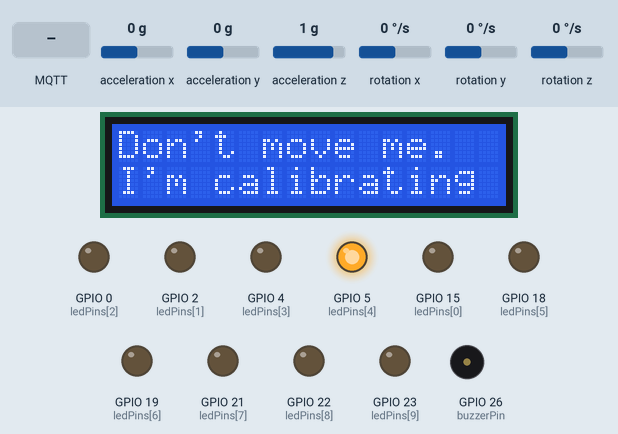
This sketch was run on a simulated ESP32. Parts: 16×2 character LCD, output pins drawn as LEDs (lit = HIGH), buzzer (waves = sounding, pin HIGH). The test bench sets the inputs (shaded band); at power-on: acceleration y 0 g, acceleration x 0 g, acceleration z 1 g, rotation x 0 °/s, rotation y 0 °/s, rotation z 0 °/s. WiFi joins after 1.5 s; servers stay silent unless stated; no MQTT or app messages arrive unless stated; what the sketch prints to the serial monitor is not drawn.

Above: at 5.8 s.
5.9 s: MQTT message "feedval" arrives on the first subscribed topic
At 7.1 s:
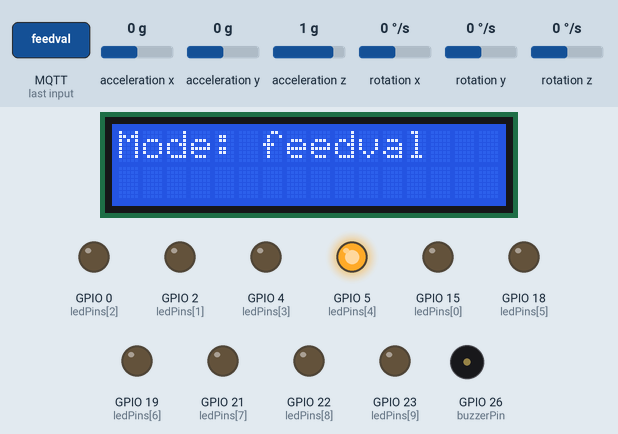
8.9 s: MQTT message "angle" arrives on the first subscribed topic
At 10.4 s:
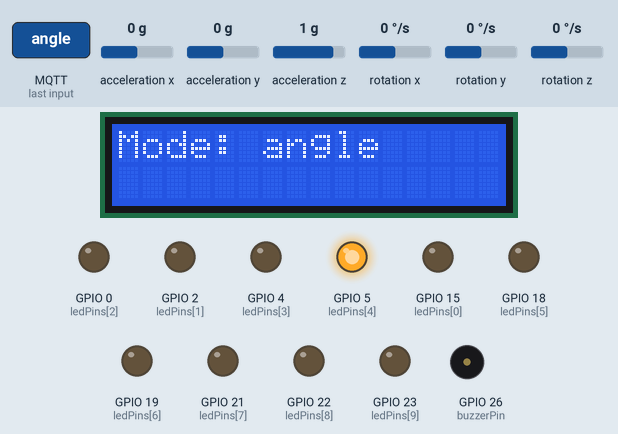
10.7 s: MQTT message "cintv" arrives on the first subscribed topic
At 11.3 s:
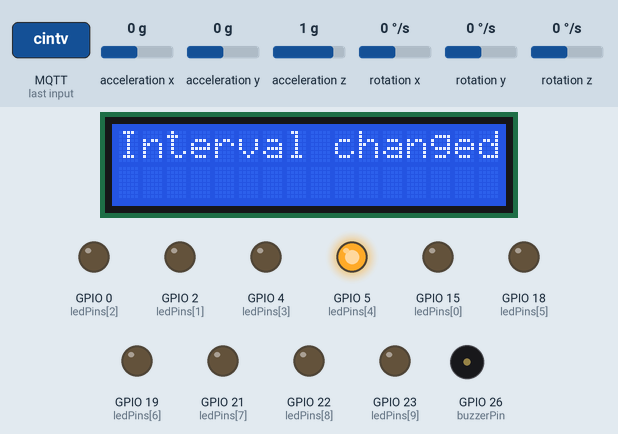
12.2 s: acceleration y set to -0.8 g
At 12.7 s:
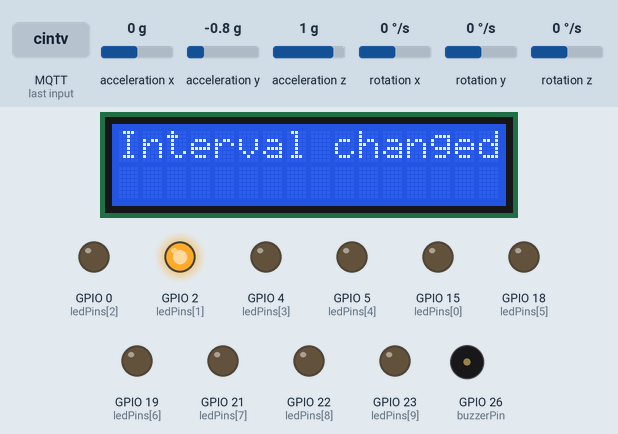
13.8 s: MQTT message "findx" arrives on the first subscribed topic
At 14.19 s:
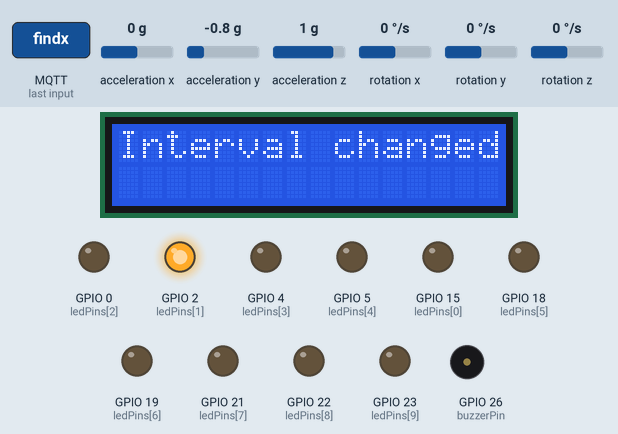
16.5 s: acceleration y set to -1.4 g
At 18.4 s:
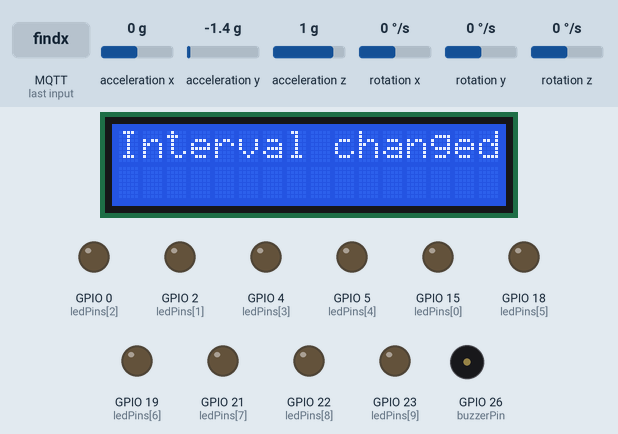
Timing chart, 0 to 19.9 s (numbered marks = the images above; inputs shaded):
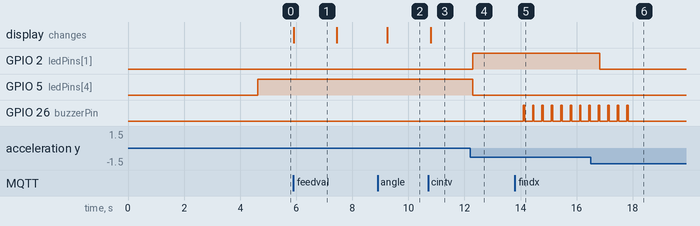

The sketch:

cs2600final.ino
```cpp
//I2C logic thanks to freenove, ...
#include "WiFi.h"
#include "PubSubClient.h"
#include <Wire.h>
#include <LiquidCrystal_I2C.h>
#include <MPU6050_tockn.h>
#include "digitalbalance.h"
#include <stdlib.h>


//PINS Generic
byte ledPins[] = {15, 2, 0, 4, 5, 18, 19, 21, 22, 23};
int buzzerPin = 26;

//LED Bar variables
int numLeds;
int currLedPos = 5;
int lastLedPos = 0;

//PINS I2C
#define SDA 13
#define SCL 14

//Wifi Login settings
const char* SSID = "*********";
const char* PASSWORD = "**********";

//MQTT Broker Connection settings
const char* mqtt_server = "192.168.1.128";
const int mqtt_port = 1883;

//Connection variables
WiFiClient wifiClient;
PubSubClient client(wifiClient);

//Accelerometer variables
MPU6050 mpu6050(Wire);
float ax,ay,az; //Acceleration values
float gx,gy,gz; //Gyro values
long timeSinceUpdate = 0; //Check values for update
int accDelayInterval = 250; //in ms
int calX = -3.62;
int calY = 1.15;
int calZ = 0.02;

//LCD variables
LiquidCrystal_I2C lcd(0x27,16,2);

//Digibalance mode
int digiBalMode = 0;

void setup()
{
  //Start serial connection
  Serial.begin(115200);
  Wire.begin(SDA, SCL); //Initialize i2c
  mpu6050.begin();      //Initialize accelerometer


  //LCD setup
  lcd.init();
  lcd.backlight();
  lcd.createChar(0, emptyBar);
  lcd.createChar(1, filledBar);
  lcd.setCursor(0,0);
  lcd.print("Don't move me.");
  lcd.setCursor(0,1);
  lcd.print("I'm calibrating");

  //Calibrate accelerometer
  mpu6050.calcGyroOffsets(true);
  mpu6050.setGyroOffsets(calX, calY, calZ); //Calibration

  //Pin states
  numLeds = sizeof(ledPins);
  for (int i=0; i<numLeds; i++)
  {
    pinMode(ledPins[i], OUTPUT);
  }
  pinMode(buzzerPin,OUTPUT);

  SetupWifi();
  client.setServer(mqtt_server, mqtt_port);
  client.setCallback(callback);

}

void loop()
{
  if (millis() - timeSinceUpdate > accDelayInterval)
  {
    mpu6050.update();
    ay=mpu6050.getAccY();
    ax=mpu6050.getAccX();
    SetLedBar(ledPins, ay, &currLedPos, &lastLedPos);
    SetLCD(lcd, ax, ay);

    timeSinceUpdate = millis();
  }

  if (digiBalMode == e_feedval)
  {
    int tempax = 90 * ax; //Truncate decimal
    int tempay = 90 * ay;
    char varOut[5];
    dtostrf(tempax, 2, 1, varOut);
    client.publish("digiBalance/feed", varOut);
    dtostrf(tempay, 2, 1, varOut);
    client.publish("digiBalance/feed", varOut);
    delay(accDelayInterval);
  }

  if (!client.connected())
  {
    reconnect();
  }
  client.loop();
}

void SetupWifi()
{
  delay(10);
  Serial.print("\nConnecting to : ");
  Serial.println(SSID);
  //Attempt to start Wifi connetion
  WiFi.begin(SSID, PASSWORD);

  while (WiFi.status() != WL_CONNECTED)
  {
    delay(500);
    Serial.print(".");
  }

  Serial.println("\nWifi connected!");
  Serial.println("IP address: ");
  Serial.println(WiFi.localIP());
}

void callback(char* topic, byte* message, unsigned int length)
{
  Serial.print("Message arrived from topic: ");
  Serial.print(topic);
  Serial.print(". Message: ");
  String messageBuffer;

  //Iterate through pointer storing into buffer
  for (int i=0; i < length; i++)
  {
    Serial.print((char)message[i]);
    messageBuffer += (char)message[i];
  }
  Serial.println();

  //Check for messages from Led_Signal
  if (String(topic) == "digiBalance/setMode")
  {
    Serial.print("Mode is now set to ");
    if (messageBuffer == "angle")
    {
      Serial.println("angle.");
      client.publish("digiBalance/output", "Set to mode: angle");
      digiBalMode = e_angle;
      lcd.clear();
      lcd.setCursor(0,0);
      lcd.print("Mode: angle");
      delay(1500);
    }
    else if (messageBuffer == "rawval")
    {
      //Unimplemented
      Serial.println("rawval.");
      digiBalMode = e_rawval;
    }
    else if (messageBuffer == "feedval")
    {
      Serial.println("feedval");
      digiBalMode = e_feedval;
      lcd.clear();
      lcd.setCursor(0,0);
      lcd.print("Mode: feedval");
      delay(1500);
      lcd.clear();
      lcd.setCursor(0,0);
      lcd.print("Expect");
      lcd.setCursor(0,1);
      lcd.print("screen lag");
      delay(1500);
    }

    //Split command into parts
    String arguments = "";
    arguments = arguments + messageBuffer;
    arguments.remove(0,5);//remove find from search
    messageBuffer = messageBuffer.substring(0,5);//Get just the command
    arguments.trim(); //Clear any excess whitespace
    float arg1 = arguments.toFloat();

    if (messageBuffer == "findx")
    {
      float argX = arg1;
      digiBalMode = e_findx;
      Serial.println("findx.");
      Serial.print("Set to find x-angle ");
      Serial.print("x = ");
      Serial.print(argX);
      Serial.println(" (deg)");
      bool found = 0;
      long timeAtCall = millis();
      long timeLocked = 0; //Time spent using buzzer
      int timeLockedO;
      MPU6050 mpu(Wire);
      Wire.begin(SDA, SCL);
      mpu.begin();      //Initialize accelerometer

      while (found == 0)
      {
        //Maintain ledbar and screen
        mpu.update();
        ax = mpu.getAccX();
        ay = mpu.getAccY();
        float aZ = mpu.getAccZ();
        SetLedBar(ledPins, ay, &currLedPos, &lastLedPos);
        delay(125);
        SetLCD(lcd, ax, ay);
        delay(125);
        if (timeLocked > 500)
        {

          char varOut[5];
          dtostrf(argX, 4, 2, varOut);
          //publish must be const char[] or byte[]
          client.publish("digiBalance/output", "Found X!");
          client.publish("digiBalance/output", varOut);
          found = 1;
        }
        //After 20 seconds, quit
        else if (millis() - timeAtCall > 20000)
        {
          client.publish("digiBalance/output", "Failed to find in time");
          found = 1;
        }
        //Record time on target
        timeLockedO = Find(argX, buzzerPin, ax*90, millis());
        timeLocked = timeLocked + timeLockedO;
      }
      mpu6050.begin();
      digiBalMode = e_angle;
    }

    else if (messageBuffer == "findy")
    {
      float argY = arg1;
      digiBalMode = e_findy;
      Serial.println("findy.");
      Serial.print("Set to find y-angle ");
      Serial.print("y = ");
      Serial.print(argY);
      Serial.println(" (deg)");
      bool found = 0;
      long timeAtCall = millis();
      long timeLocked = 0; //Time spent using buzzer
      int timeLockedO;
      MPU6050 mpu(Wire);
      Wire.begin(SDA, SCL);
      mpu.begin();      //Initialize accelerometer
      while (found == 0)
      {
        //Maintain ledbar and screen
        mpu.update();
        ax = mpu.getAccX();
        ay = mpu.getAccY();
        float aZ = mpu.getAccZ();
        SetLedBar(ledPins, ay, &currLedPos, &lastLedPos);
        delay(125);
        SetLCD(lcd, ax, ay);
        delay(125);
        if (timeLocked > 500)
        {
          char varOut[5];
          dtostrf(argY, 4, 2, varOut);
          //publish must be const char[] or byte[]
          client.publish("digiBalance/output", "Found Y!");
          client.publish("digiBalance/output", varOut);
          found = 1;
        }
        //After 20 seconds, quit
        else if (millis() - timeAtCall > 20000)
        {
          client.publish("digiBalance/output", "Failed to find in time");
          found = 1;
        }
        //Record time on target
        timeLockedO = Find(argY, buzzerPin, ay*90, millis());
        timeLocked = timeLocked + timeLockedO;
      }
      //Do some more stuff like write to linux or something
      mpu6050.begin();
      digiBalMode = e_angle;
    }

    else if (messageBuffer == "cintv")
    {
      Serial.println("cintv.");
      //digiBalMode = e_cintv;
      if (arg1 > 60000)
      {
        client.publish("digiBalance/output", "Interval cannot exceed 60 seconds");
      }
      else if (arg1 < 50)
      {
        client.publish("digiBalance/output", "Interval cannot be less than 50ms");
      }
      else
      {
        accDelayInterval = arg1;
        char varOut[5];
        dtostrf(arg1, 4, 2, varOut);
        client.publish("digiBalance/output", "Interval updated to:");
        client.publish("digiBalance/output", varOut);
      }
      lcd.clear();
      lcd.setCursor(0,0);
      lcd.print("Interval changed");
      delay(1500);
    }
  }
}

void reconnect()
{
  //Try to reestablish connection
  while (!client.connected())
  {
    Serial.print("Attempting MQTT connection...");
    if (client.connect("ESP8266Client"))
    {
      Serial.println("connected!");
      //Subscribe
      client.publish("esp32/output", "Hello!");
      client.subscribe("digiBalance/setMode");
    }
    else
    {
      Serial.print("failed, rc=");
      Serial.print(client.state());
      Serial.println(" trying again in 5 seconds");
      delay(5000);
    }
  }
}
```

digitalbalance.cpp
```cpp
//Source file for all the digital balance functions

#include "Arduino.h"
#include <LiquidCrystal_I2C.h>

int floatToIntMap(float x, float xLow, float xHigh, int outLow, int outHigh){
  return (x - xLow) * (outHigh - outLow) / (xHigh - xLow) + outHigh;
}

void SetLedBar(byte* ledArray, float accelValue, int* currPos, int* lastPos)
{
  *currPos = map(accelValue * 10, -11, 10, 0, 9);
  if (!(*currPos == *lastPos))
    {
      digitalWrite(ledArray[*currPos], HIGH);
      delay(5);
      digitalWrite(ledArray[*lastPos], LOW);
      *lastPos = *currPos;
    }
}

long Find(float target, int pin, float checkThis, long timer)
{
  if ((checkThis > target-3) && (checkThis < target+3))
  {
      pinMode(pin, OUTPUT);
      digitalWrite(pin, HIGH);
      delay(50);
      digitalWrite(pin, LOW);
    return (millis() - timer);
  }
  else
  {
    digitalWrite(pin, LOW);
    return 0;
  }
}

void SetLCD(LiquidCrystal_I2C lcd, float accX, float accY)
{
    int lcdPos = map(accX * 10, -10, 10, 0, 16);
    lcd.clear();
    //Initialize bar screen
    lcd.setCursor(0,0);
    for (int i=0; i<16; i++)
    {
      lcd.write(byte(0));
    }
    lcd.setCursor(8,0);//Set cursor to center
    if (lcdPos >= 8)
    {
      for (int i=8; i<=lcdPos; i++)
      {
        lcd.write(byte(1));
      }
    }
    else
    {
      lcd.rightToLeft();
      lcd.setCursor(8,0);
      for (int i=8; i >=lcdPos; i--)
      {
        //lcd.printLeft();
        lcd.write(byte(1));
      }
    }
    lcd.leftToRight();
    lcd.setCursor(0,1);
    //lcd.print(balMode);
    lcd.print("x:");
    lcd.print(accX*90);
    lcd.print("y:");
    lcd.print(accY*90);
}
```

digitalbalance.h
```cpp
#ifndef DIGITALBALANCE_H
#define DIGITALBALANCE_H

typedef enum
{
  e_angle,
  e_rawval,
  e_findx,
  e_findy,
  e_findxy,
  e_cintv,
  e_feedval
} Modes;

byte emptyBar[8] = {
  B11111,
  B10010,
  B10010,
  B10000,
  B00000,
  B00000,
  B00000,
  B11111,
};
byte filledBar[8] = {
  B11111,
  B11110,
  B11110,
  B11110,
  B01110,
  B01110,
  B01110,
  B11111,
};

void SetLCD(LiquidCrystal_I2C lcd, float accX, float accY);
long Find(float x, int pin, float checkThis, long timer);
void SetLedBar(byte* ledArray, float accelValue, int* currPos, int* lastPos);
int floatToIntMap(float x, float xLow, float xHigh, int outLow, int outHigh);
//Header for all the custom functions

#endif
```

Measured:
- after the input at 5.9 s, the display: changes at once (image 1)
- after the input at 8.9 s, the display: changes after 0.34 s (image 2)
- after the input at 10.7 s, the display: changes after 0.09 s (image 3)
- after the input at 12.2 s, GPIO 2 (ledPins[1]): LOW → HIGH after 0.10 s; GPIO 5 (ledPins[4]): HIGH → LOW after 0.10 s
- after the input at 13.8 s, GPIO 26 (buzzerPin): alternates HIGH for 0.05 s and LOW for 0.29 s, starting after 0.29 s
- after the input at 16.5 s, GPIO 2 (ledPins[1]): HIGH → LOW after 0.33 s
- what the display in image 1 shows lasts 1.5 s, from 5.9 s to 7.4 s
